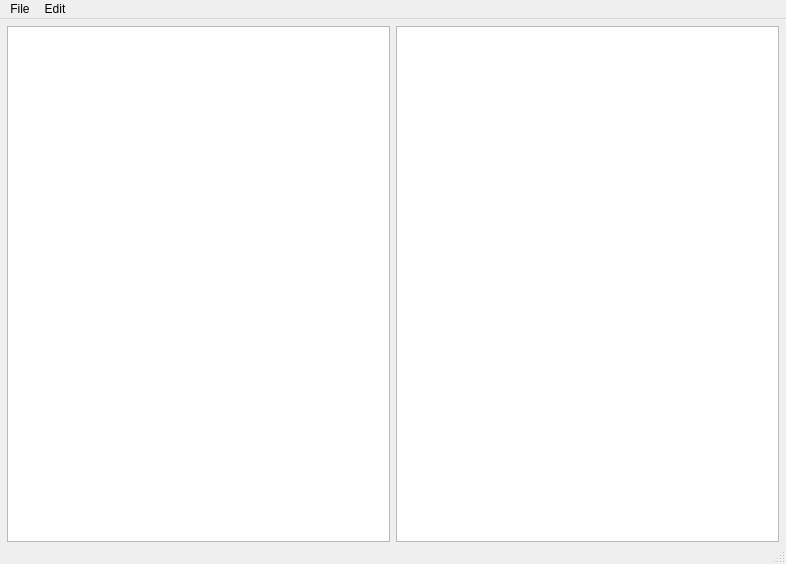
<?xml version="1.0" encoding="UTF-8"?>
<ui version="4.0">
 <class>MainWindow</class>
 <widget class="QMainWindow" name="MainWindow">
  <property name="geometry">
   <rect>
    <x>0</x>
    <y>0</y>
    <width>786</width>
    <height>564</height>
   </rect>
  </property>
  <property name="windowTitle">
   <string>CutScene</string>
  </property>
  <widget class="QWidget" name="centralwidget">
   <layout class="QHBoxLayout" name="horizontalLayout">
    <property name="leftMargin">
     <number>7</number>
    </property>
    <property name="topMargin">
     <number>7</number>
    </property>
    <property name="rightMargin">
     <number>7</number>
    </property>
    <property name="bottomMargin">
     <number>0</number>
    </property>
    <item>
     <widget class="QListView" name="listView"/>
    </item>
    <item>
     <widget class="QListView" name="listView_2"/>
    </item>
   </layout>
  </widget>
  <widget class="QMenuBar" name="menubar">
   <property name="geometry">
    <rect>
     <x>0</x>
     <y>0</y>
     <width>786</width>
     <height>26</height>
    </rect>
   </property>
   <widget class="QMenu" name="menuFile">
    <property name="title">
     <string>File</string>
    </property>
    <addaction name="actionNew"/>
    <addaction name="actionOpen"/>
    <addaction name="separator"/>
    <addaction name="actionSave"/>
    <addaction name="actionSave_As"/>
    <addaction name="separator"/>
    <addaction name="actionExit"/>
   </widget>
   <widget class="QMenu" name="menuEdit">
    <property name="title">
     <string>Edit</string>
    </property>
    <addaction name="actionUndo"/>
    <addaction name="actionRedo"/>
   </widget>
   <addaction name="menuFile"/>
   <addaction name="menuEdit"/>
  </widget>
  <widget class="QStatusBar" name="statusbar"/>
  <action name="actionNew">
   <property name="text">
    <string>New</string>
   </property>
   <property name="toolTip">
    <string>Create a new project</string>
   </property>
   <property name="shortcut">
    <string>Ctrl+N</string>
   </property>
  </action>
  <action name="actionOpen">
   <property name="text">
    <string>Open</string>
   </property>
   <property name="toolTip">
    <string>Open an existing project</string>
   </property>
   <property name="shortcut">
    <string>Ctrl+O</string>
   </property>
  </action>
  <action name="actionSave">
   <property name="text">
    <string>Save</string>
   </property>
   <property name="toolTip">
    <string>Save this project</string>
   </property>
   <property name="shortcut">
    <string>Ctrl+S</string>
   </property>
  </action>
  <action name="actionSave_As">
   <property name="text">
    <string>Save As</string>
   </property>
   <property name="toolTip">
    <string>Save a copy of this project</string>
   </property>
   <property name="shortcut">
    <string>Ctrl+Shift+S</string>
   </property>
  </action>
  <action name="actionExit">
   <property name="text">
    <string>Exit</string>
   </property>
   <property name="toolTip">
    <string>Exit CutScene</string>
   </property>
   <property name="shortcut">
    <string>Ctrl+Q</string>
   </property>
  </action>
  <action name="actionUndo">
   <property name="text">
    <string>Undo</string>
   </property>
   <property name="shortcut">
    <string>Ctrl+Z</string>
   </property>
  </action>
  <action name="actionRedo">
   <property name="text">
    <string>Redo</string>
   </property>
   <property name="shortcut">
    <string>Ctrl+Shift+Z</string>
   </property>
  </action>
 </widget>
 <resources/>
 <connections/>
</ui>
